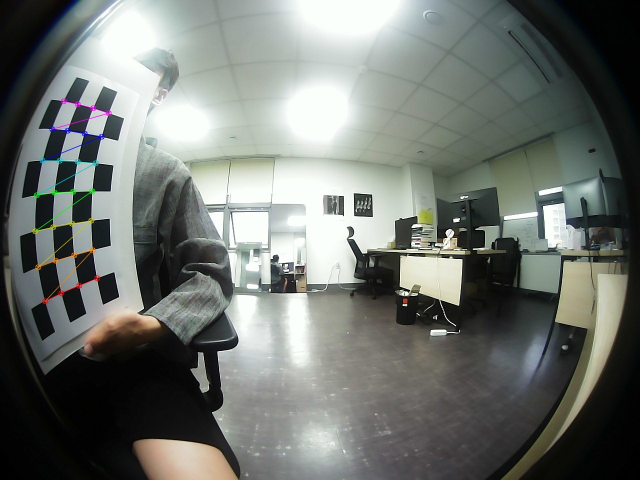
#> input picture eyefish/Chessboards_Corners/chessboard (01).jpg, 1280 x 960 px, given as the content of the folder ./Chessboards, which was not available (shown at 1/2 size)
$ python main.py
#> lines starting #> are read from the running program, lines starting #| are printed output that depends on the picture; pictures that were not available may be replaced by others from this repository, and a replacement may not be noted
import numpy as np
import cv2
import os


CHESSBOARD_SIZE = (4, 7)


def calibrate(chessboard_path, show_chessboard=False):
    # Logical coordinates of chessboard corners
#> called with chessboard_path = './Chessboards', show_chessboard = True
    obj_p = np.zeros((1, CHESSBOARD_SIZE[0] * CHESSBOARD_SIZE[1], 3), np.float32)
    obj_p[0, :, :2] = np.mgrid[0:CHESSBOARD_SIZE[0], 0:CHESSBOARD_SIZE[1]].T.reshape(-1, 2)

    obj_points = []     # 3d point in real world space
    img_points = []     # 2d points in image plane.

    # Iterate through all images in the folder
    image_list = os.listdir(chessboard_path)
    gray = None
    for image in image_list:
        img = cv2.imread(os.path.join(chessboard_path, image))
#> img is the input picture: shape (960, 1280, 3); mean B, G, R 111.1, 115.9, 111.4
        gray = cv2.cvtColor(img, cv2.COLOR_BGR2GRAY)
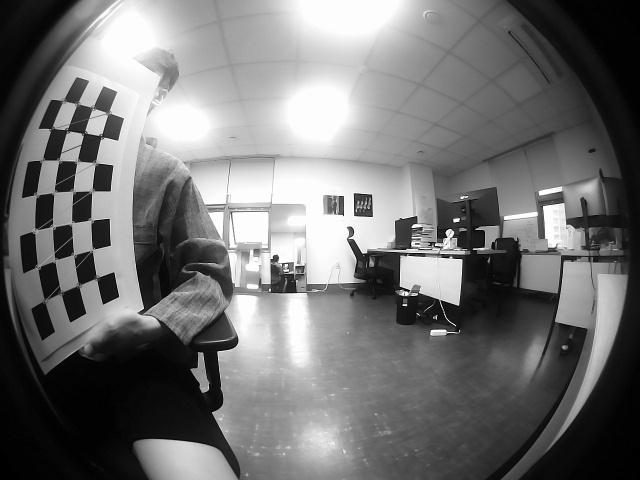
#> gray: shape (960, 1280) (shown at 1/2 size); min 0, max 255, mean 114
        ret, corners = cv2.findChessboardCorners(gray, CHESSBOARD_SIZE,
                                                 cv2.CALIB_CB_ADAPTIVE_THRESH + cv2.CALIB_CB_FAST_CHECK + cv2.CALIB_CB_NORMALIZE_IMAGE)
#> ret = False; corners = None
        if ret:
            # Refining corners position with sub-pixels based algorithm
            obj_points.append(obj_p)
            cv2.cornerSubPix(gray, corners, (3, 3), (-1, -1),
                             (cv2.TERM_CRITERIA_EPS + cv2.TERM_CRITERIA_MAX_ITER, 30, 0.01))
            img_points.append(corners)
            print('Image ' + image + ' is valid for calibration')
            if show_chessboard:
                cv2.drawChessboardCorners(img, CHESSBOARD_SIZE, corners, ret)
                cv2.imwrite(os.path.join('./Chessboards_Corners', image), img)

    k = np.zeros((3, 3))
    d = np.zeros((4, 1))
    dims = gray.shape[::-1]
#> dims = (1280, 960)
    num_valid_img = len(obj_points)
    if num_valid_img > 0:
        rvecs = [np.zeros((1, 1, 3), dtype=np.float64) for _ in range(num_valid_img)]
        tvecs = [np.zeros((1, 1, 3), dtype=np.float64) for _ in range(num_valid_img)]
        rms, _, _, _, _ = cv2.fisheye.calibrate(obj_points, img_points, gray.shape[::-1], k, d, rvecs, tvecs,
                                                # cv2.fisheye.CALIB_CHECK_COND +
                                                # When CALIB_CHECK_COND is set, the algorithm checks if the detected corners of each images are valid.
                                                # If not, an exception is thrown which indicates the zero-based index of the invalid image.
                                                # Such image should be replaced or removed from the calibration dataset to ensure a good calibration.
                                                cv2.fisheye.CALIB_RECOMPUTE_EXTRINSIC +
                                                cv2.fisheye.CALIB_FIX_SKEW,
                                                (cv2.TERM_CRITERIA_EPS + cv2.TERM_CRITERIA_MAX_ITER, 30, 1e-6))
    print("Found " + str(num_valid_img) + " valid images for calibration")
    return k, d, dims


if __name__ == '__main__':
    if not os.path.exists('./parameters'):
        os.makedirs('./parameters')
    if not os.path.exists('./Chessboards_Corners'):
        os.makedirs('./Chessboards_Corners')

    K, D, Dims = calibrate('./Chessboards', show_chessboard=True)
#> K = [[0, 0, 0], [0, 0, 0], [0, 0, 0]]; D = [0, 0, 0, 0]
    np.save('./parameters/Dims', np.array(Dims))
    np.save('./parameters/K', np.array(K))
    np.save('./parameters/D', np.array(D))

$ run again, on eyefish/Chessboards_Corners/chessboard (05).jpg
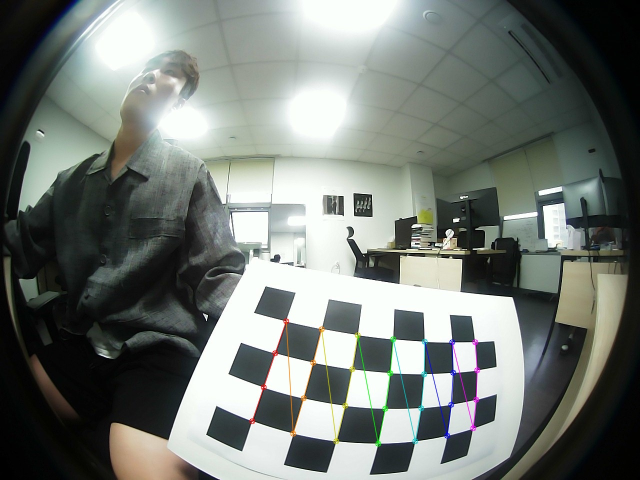
#> input picture eyefish/Chessboards_Corners/chessboard (05).jpg, 1280 x 960 px, given as the content of the folder ./Chessboards, which was not available (shown at 1/2 size)
#> in calibrate, img is the input picture: shape (960, 1280, 3); mean B, G, R 115.6, 120.8, 114.7
#> in calibrate, `gray = cv2.cvtColor(img, cv2.COLOR_BGR2GRAY)`:
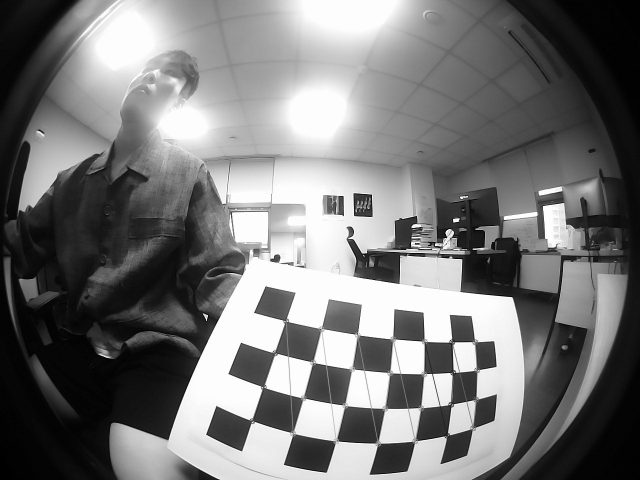
#> gray: shape (960, 1280) (shown at 1/2 size); min 0, max 255, mean 118.4
#> ret = False; corners = None

$ run again, on eyefish/Chessboards_Corners/chessboard (06).jpg
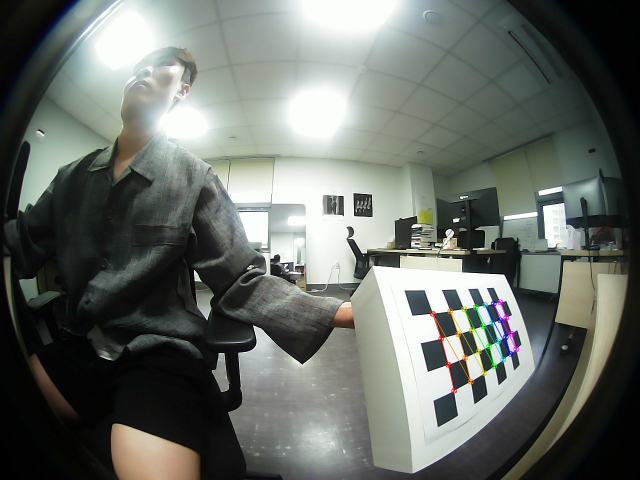
#> input picture eyefish/Chessboards_Corners/chessboard (06).jpg, 1280 x 960 px, given as the content of the folder ./Chessboards, which was not available (shown at 1/2 size)
#> in calibrate, img is the input picture: shape (960, 1280, 3); mean B, G, R 102.8, 108.6, 103.2
#> in calibrate, `gray = cv2.cvtColor(img, cv2.COLOR_BGR2GRAY)`:
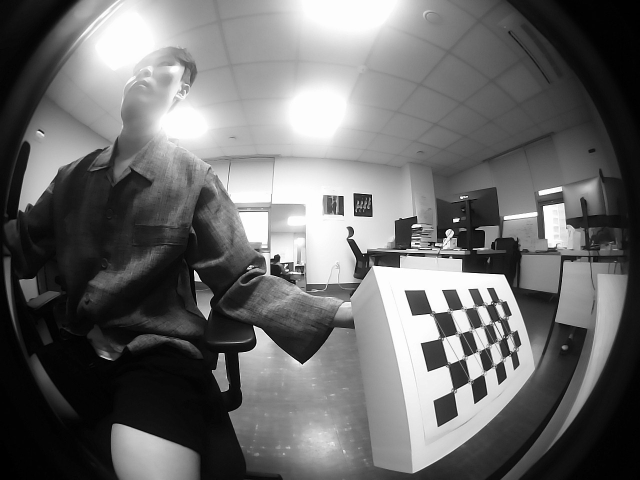
#> gray: shape (960, 1280) (shown at 1/2 size); min 0, max 255, mean 106.3
#> ret = False; corners = None

$ run again, on eyefish/Chessboards_Corners/chessboard (07).jpg
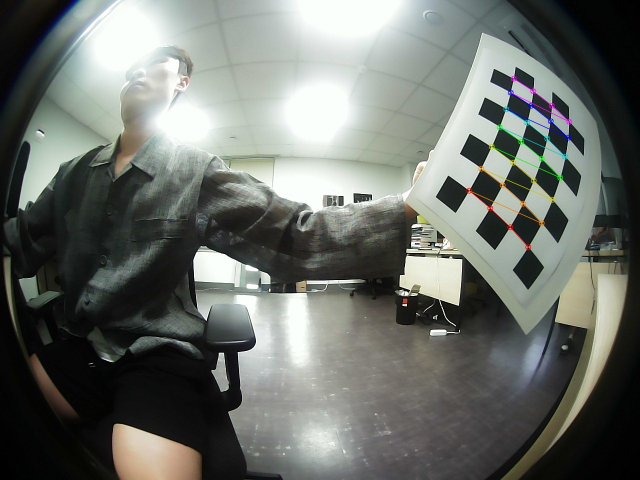
#> input picture eyefish/Chessboards_Corners/chessboard (07).jpg, 1280 x 960 px, given as the content of the folder ./Chessboards, which was not available (shown at 1/2 size)
#> in calibrate, img is the input picture: shape (960, 1280, 3); mean B, G, R 106, 111.4, 107.2
#> in calibrate, `gray = cv2.cvtColor(img, cv2.COLOR_BGR2GRAY)`:
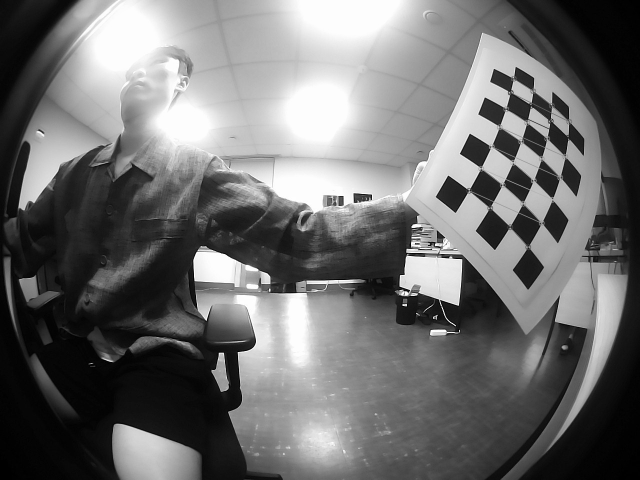
#> gray: shape (960, 1280) (shown at 1/2 size); min 0, max 255, mean 109.5
#> ret = False; corners = None
